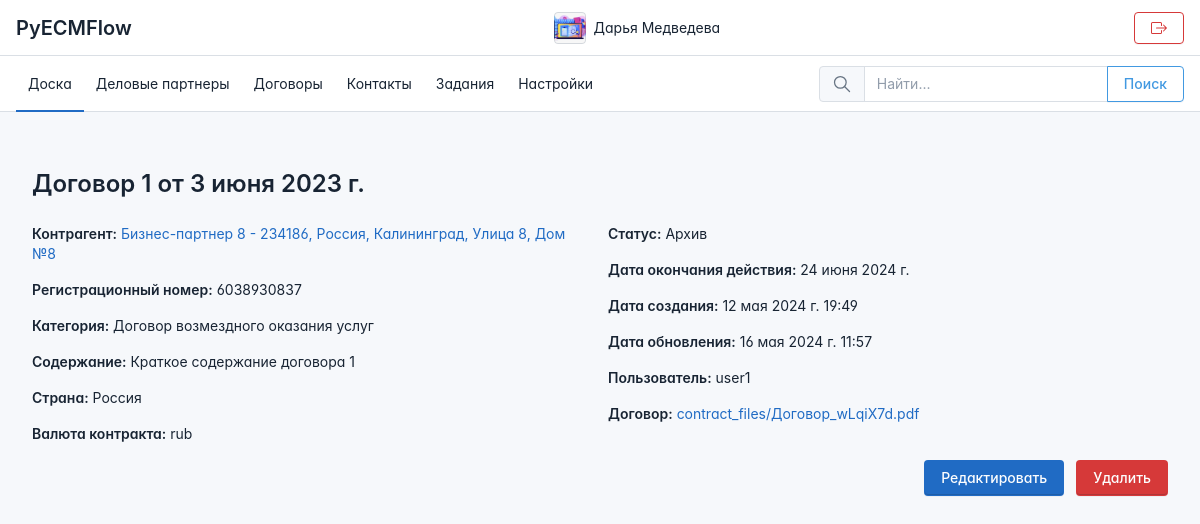
Screenshot of /contracts/1/ (signed in) with the database file from the repository.
### apps/accounts/models.py (models this page shows, shortened)
class UserProfile(models.Model):
    user = models.OneToOneField(User, on_delete=models.CASCADE, related_name='profile',
                                verbose_name='Пользователь')
    email_address = models.EmailField(blank=True,
                                      verbose_name='Наименование')
    bio = models.TextField(blank=True, null=True,
                           verbose_name='О себе')
    phone_number = models.CharField(max_length=20, blank=True, null=True, verbose_name='Телефон')
    profile_picture = models.ImageField(upload_to='user_images', null=True, blank=True,
                                        verbose_name='Фото профиля')

### apps/contracts/models.py (models this page shows, shortened)
class Contracts(models.Model):
    CONTRACT_CURRENCY_CHOICES = [
        ('rub', 'RUB'),
        ('eur', 'EUR'),
        ('usd', 'USD'),
        ('cny', 'CNY'),
        ('gbp', 'GBP'),
        ('chf', 'CHF'),
    ]
    VALIDITY_ROLE_CHOICES = [
        ('Архив', 'Архив'),
        ('Заблокирован', 'Заблокирован'),
        ('Проверен', 'Проверен'),
    ]
    CATEGORY_CHOICES = [
        ('Агентский договор', 'Агентский договор'),
        ('Договор аренды', 'Договор аренды'),
        ('Договор возмездного оказания услуг', 'Договор возмездного оказания услуг'),
        ('Договор купли - продажи', 'Договор купли - продажи'),
        ('Договор пожертвования', 'Договор пожертвования'),
        ('Договор поставки', 'Договор поставки'),
        ('Договор займа', 'Договор займа'),
    ]
    reg_number = models.CharField(max_length=200, default='', verbose_name='Регистрационный номер')
    name = models.CharField(max_length=100, default='', verbose_name='Наименование')
    date = models.DateField(default=date.today, verbose_name='Дата заключения')
    content = models.CharField(max_length=100, default='', verbose_name='Содержание')
    business_partner = models.ForeignKey(BusinessPartner, on_delete=models.SET_NULL, null=True, blank=True,
                                         related_name='contracts', verbose_name='Контрагент')
    country = models.CharField(max_length=100, default='', verbose_name='Страна')
    contract_currency = models.CharField(max_length=100, default='', verbose_name='Валюта контракта')
    validity = models.CharField(max_length=100, default='', verbose_name='Статус')
    due_to = models.DateField(null=True, verbose_name='Дата окончания действия')
    category = models.CharField(max_length=200, default='', verbose_name='Категория')
    created_at = models.DateTimeField(auto_now_add=True, verbose_name='Дата создания')
    updated_at = models.DateTimeField(auto_now=True, verbose_name='Дата обновления')
    user = models.ForeignKey(User, on_delete=models.CASCADE, related_name='person', null=True,
                             verbose_name='Пользователь')
    contract_file = models.FileField(upload_to='contract_files/', null=True, blank=True,
                                     verbose_name='Договор')

### apps/business_partner/models.py (models this page shows, shortened)
class BusinessPartner(models.Model):
    INDUSTRY_CHOICES = [
        ('Производство', 'Производство'),
        ('Розничная торговля', 'Розничная торговля'),
        ('Здравоохранение', 'Здравоохранение'),
        ('IT', 'IT'),
        ('Финансы', 'Финансы'),
        ('Образование', 'Образование'),
        ('Строительство', 'Строительство'),
        ('Транспорт', 'Транспорт'),
        ('Сельское хозяйство', 'Сельское хозяйство'),
        ('Энергетика', 'Энергетика'),
        ('Банк', 'Банк'),
    ]
    PRIMARY_ROLE_CHOICES = [
        ('покупатель', 'Покупатель'),
        ('поставщик', 'Поставщик'),
        ('партнер', 'Партнер'),
        ('Банк', 'Банк'),
    ]
    SECONDARY_ROLE_CHOICES = [
        ('покупатель', 'Покупатель'),
        ('поставщик', 'Поставщик'),
        ('партнер', 'Партнер'),
        ('Банк', 'Банк'),
        ('-', '-'),
    ]
    STATUS_CHOICES = [
        ('Архив', 'Архив'),
        ('Заблокирован', 'Заблокирован'),
        ('Проверен', 'Проверен'),
    ]
    RESIDENCE_CHOICES = [
        ('Да', 'Да'),
        ('Нет', 'Нет'),
    ]
    name = models.CharField(max_length=100, default='', verbose_name='Наименование')
    residence = models.CharField(max_length=100, default='', verbose_name='Резидент')
    vat = models.CharField(max_length=100, default='', verbose_name='Регистрационный номер')
    email = models.EmailField(max_length=100, default='', verbose_name='Электронная почта')
    phone = models.CharField(max_length=20, default='', verbose_name='Телефон')
    country = models.CharField(max_length=100, default='', verbose_name='Страна')
    postcode = models.CharField(max_length=20, default='', verbose_name='Индекс')
    city = models.CharField(max_length=100, default='', verbose_name='Город')
    street_name = models.CharField(max_length=200, default='', verbose_name='Улица')
    house_number = models.CharField(max_length=20, default='', verbose_name='Дом')
    industry = models.CharField(max_length=200, default='', verbose_name='Вид деятельности')
    primary_role = models.CharField(max_length=100, default='', verbose_name='Роль')
    secondary_role = models.CharField(max_length=100, default='', verbose_name='Доп. роль')
    status = models.CharField(max_length=100, default='', verbose_name='Статус')
    created_at = models.DateTimeField(auto_now_add=True, verbose_name='Создан')
    updated_at = models.DateTimeField(auto_now=True, verbose_name='Обновлен')
    user = models.ForeignKey(User, on_delete=models.CASCADE, related_name='customers',
                             null=True, verbose_name='Пользователь')
    def get_full_address(self):
        return f"{self.postcode}, {self.country}, {self.city}, {self.street_name}, {self.house_number}"

### apps/contracts/views.py (the view)
# urls.py: path('contracts/<int:pk>/', views.contracts_detail, name='contracts_detail'),
@login_required
def contracts_detail(request, pk):
    contracts = get_object_or_404(Contracts, pk=pk)
    return render(request, 'apps/contracts/contracts_detail.html',
                  {'contracts': contracts})

### templates/apps/contracts/contracts_detail.html
{% extends 'base.html' %}
{% block content %}
<div class="container my-5">
    <div class="row">
        <div class="col-12">
            <h1 class="mb-4">{{ contracts.name }} от {{ contracts.date }}</h1>
        </div>
    </div>
    <div class="row">
        <div class="col-md-6">
            <p><strong>Контрагент:</strong> {% if contracts.business_partner and contracts.business_partner.pk %}
                <a href="{% url 'business_partner:businesspartner_detail' contracts.business_partner.pk %}">{{ contracts.business_partner.name }} - {{ contracts.business_partner.get_full_address }}</a>
                {% else %}
                Отсутсвует
                {% endif %}
            <p><strong>Регистрационный номер:</strong> {{ contracts.reg_number }}</p>
            <p><strong>Категория:</strong> {{ contracts.category }}</p>
            <p><strong>Содержание:</strong> {{ contracts.content }}</p>
            <p><strong>Страна:</strong> {{ contracts.country }}</p>
            <p><strong>Валюта контракта:</strong> {{ contracts.contract_currency }}</p>
        </div>
        <div class="col-md-6">
            <p><strong>Статус:</strong> {{ contracts.validity }}</p>
            <p><strong>Дата окончания действия:</strong> {{ contracts.due_to }}</p>
            <p><strong>Дата создания:</strong> {{ contracts.created_at }}</p>
            <p><strong>Дата обновления:</strong> {{ contracts.updated_at }}</p>
            <p><strong>Пользователь:</strong> {{ contracts.user.username }}</p>
            <p ><strong>Договор:</strong>
                {% if contracts.contract_file %}
                <a href="{{ contracts.contract_file.url }}" target="_blank">{{ contracts.contract_file }} </a>
                {% else %}
            <p>Отсутствует</p>
            {% endif %}
        </div>
    </div>
    <div class="row">
        <div class="col-12 text-end">
            <a href="{% url 'contracts:contracts_update' contracts.pk %}" class="btn btn-primary me-2">Редактировать</a>
            <a href="{% url 'contracts:contracts_delete' contracts.pk %}" class="btn btn-danger">Удалить</a>
        </div>
     </div>
</div>
{% endblock %}

### templates/navigation.html (shortened to what this page needs)
<header class="navbar navbar-expand-md d-print-none" >
    <div class="container-xl">
        <h1 class="navbar-brand navbar-brand-autodark d-none-navbar-horizontal pe-0 pe-md-3" width="110" height="32">
            <a href="{% url 'dashboard:dashboard' %}">PyECMFlow</a>
        </h1>
        <div class="navbar-nav flex-row order-md-last">
            <div class="d-none d-md-flex">
                <div class="nav-item">
                    <a href="{% url 'accounts:profile' %}" class="nav-link d-flex lh-1 text-reset p-0" >
                        <span class="avatar avatar-sm" style="background-image: url({% if user.profile.profile_picture %}{{ user.profile.profile_picture.url }}{% else %}https://via.placeholder.com/150{% endif %})"></span>
                        <div class="d-none d-xl-block ps-2">
                            <div>{{ user.first_name }} {{ user.last_name }}</div>
                        </div>
                    </a>
                </div>
            </div>
        </div>
        <div class="navbar-nav flex-row order-md-last">
            <div class="d-none d-md-flex">
                <div class="nav-item">
                    <div class="d-none d-xl-block ps-2">
                        <a href="{% url 'accounts:login' %}" class="nav-link d-flex lh-1 text-reset p-0" >
                            <button type="button" class="btn btn-outline-danger"></button>
                        </a>
                    </div>
                </div>
            </div>
        </div>
    </div>
</header>
<header class="navbar-expand-md">
    <div class="collapse navbar-collapse" id="navbar-menu">
        <div class="navbar">
            <div class="container-xl">
                <ul class="navbar-nav">
                    <li class="nav-item active">
                        <a class="nav-link" href="{% url 'dashboard:dashboard' %}" >
                            <span class="nav-link-title ">Доска</span>
                        </a>
                    </li>
                    <li class="nav-item">
                        <a class="nav-link" href="{% url 'business_partner:businesspartner_list' %}">
                            <span class="nav-link-title">Деловые партнеры</span>
                        </a>
                    </li>
                    <li class="nav-item">
                        <a class="nav-link" href="{% url 'contracts:contracts_list' %}" >
                            <span class="nav-link-title">Договоры</span>
                        </a>
                    </li>
                    <li class="nav-item">
                        <a class="nav-link" href="{% url 'contact:contact_list' %}" >
                            <span class="nav-link-title">Контакты</span>
                        </a>
                    </li>
                    <li class="nav-item">
                        <a class="nav-link" href="{% url 'tasks:task_list' %}" >
                            <span class="nav-link-title">Задания</span>
                        </a>
                    </li>
                    {% if request.user.is_staff %}
                    <li class="nav-item">
                        <a class="nav-link" href="{% url 'admin:index' %}" >
                            <span class="nav-link-title">Настройки</span>
                        </a>
                    </li>
                    {% endif %}
                </ul>
            <div class="my-2 my-md-0 flex-grow-1 flex-md-grow-0 order-first order-md-last">
                <form id="search-form" action="{% url 'search:search' %}" method="get" autocomplete="off" novalidate>
                    <div class="input-group">
                        <span class="input-group-text">
                        </span>
                        <input id="search-input" type="text" name="q" value="" class="form-control" placeholder="Найти..." aria-label="Search the website">
                        <button class="btn btn-outline-info" type="submit">Поиск</button>
                    </div>
                </form>
            </div>
            </div>
        </div>
    </div>
</header>

### templates/base.html (style rules this page uses)
:root { --tblr-font-sans-serif: 'Inter Var', -apple-system, BlinkMacSystemFont, San Francisco, Segoe UI, Roboto, Helvetica Neue, sans-serif; }
body { font-feature-settings: "cv03", "cv04", "cv11"; }

### rows the page displays
Contracts: name "Договор 1", date "3 июня 2023 г.", business_partner.name "Бизнес-партнер 8", business_partner.get_full_address "234186, Россия, Калининград, Улица 8, Дом №8", reg_number "6038930837", category "Договор возмездного оказания услуг", content "Краткое содержание договора 1", country "Россия", contract_currency "rub", validity "Архив", due_to "24 июня 2024 г.", created_at "12 мая 2024 г. 19:49", updated_at "16 мая 2024 г. 11:57", user.username "user1", contract_file "contract_files/Договор_wLqiX7d.pdf"

### other values shown
{{ user.first_name }} "Дарья"
{{ user.last_name }} "Медведева"
